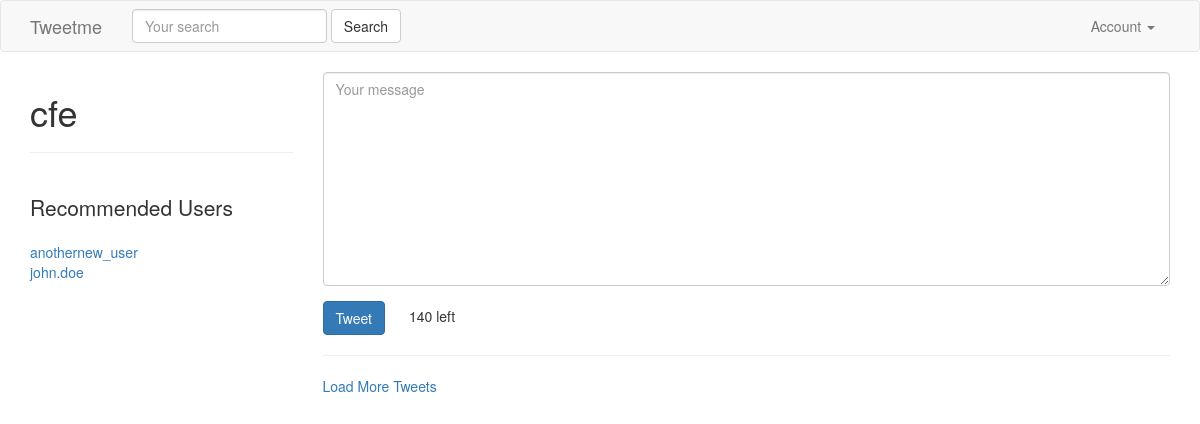
Page / (signed in) on the earlier database version.
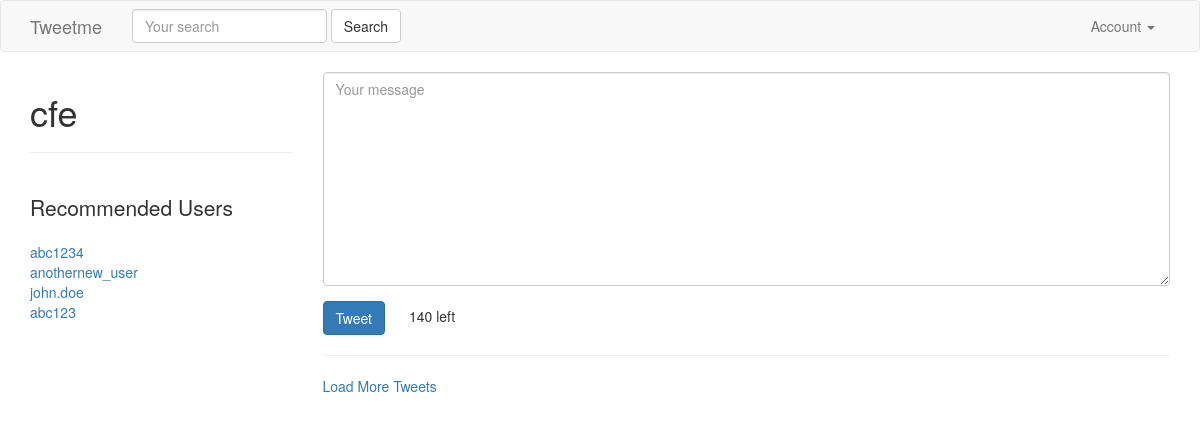
Same page on the later database version.
### accounts/models.py (models this page shows, shortened)
class UserProfile(models.Model):
    user        = models.OneToOneField(settings.AUTH_USER_MODEL, related_name='profile') # user.profile
    following   = models.ManyToManyField(settings.AUTH_USER_MODEL, blank=True, related_name='followed_by')
    objects = UserProfileManager() # UserProfile.objects.all()
    def get_following(self):
        users  = self.following.all() # User.objects.all().exclude(username=self.user.username)
        return users.exclude(username=self.user.username)
    def get_absolute_url(self):
        return reverse_lazy("profiles:detail", kwargs={"username":self.user.username})

### tweets/views.py (the view)
# urls.py: url(r'^$', TweetListView.as_view(), name='home'), #/
class TweetListView(LoginRequiredMixin, ListView):
    def get_queryset(self, *args, **kwargs):
        qs = Tweet.objects.all()
        query = self.request.GET.get("q", None)
        if query is not None:
            qs = qs.filter(
                    Q(content__icontains=query) |
                    Q(user__username__icontains=query)
                    )
        return qs
    def get_context_data(self, *args, **kwargs):
        context = super(TweetListView, self).get_context_data(*args, **kwargs)
        context['create_form'] = TweetModelForm()
        context['create_url'] = reverse_lazy("tweet:create")
        return context

### tweets/forms.py (shortened to what this page needs)
class TweetModelForm(forms.ModelForm):
    content = forms.CharField(label='',
                widget=forms.Textarea(
                        attrs={'placeholder': "Your message",
                            "class": "form-control"}
                    ))
    class Meta:
        model = Tweet
        fields = [
            "content"
        ]

### accounts/models.py (called while the page is built)
    def recommended(self, user, limit_to=10):
        print(user)
        profile = user.profile
        following = profile.following.all()
        following = profile.get_following()
        qs = self.get_queryset().exclude(user__in=following).exclude(id=profile.id).order_by("?")[:limit_to]
        return qs

### accounts/templatetags/recommended.py (called while the page is built)
@register.inclusion_tag("accounts/snippets/recommend.html")
def recommended(user):
    if isinstance(user, User):
        qs = UserProfile.objects.recommended(user)
        return {"recommended": qs}

### tweets/templates/tweets/tweet_list.html (shortened to what this page needs)
{% extends "base.html" %}
{% load recommended %}
{% block content %}
    <div class='row'>
        <div class='col-sm-3 col-xs-12'>
        <h1>{{ request.user }}</h1>
        <hr/>
         <br/>
        <p class='lead'>Recommended Users</p>
        {% recommended request.user %}
        </div>
        <div class='col-sm-9 '>
             {% if not request.GET.q %}
                <div class=''>
                    {% include "tweets/form.html" with form=create_form action_url=create_url btn_title='Tweet' form_class='tweet-form' %}
                </div>
                <hr/>
            {% endif %}
          <a href='#' id='loadmore'>Load More Tweets</a>
        </div>
    </div>
{% endblock content %}

### templates/base.html (shortened to what this page needs)
{% load static %}
<html lang="en">
  <head>
    <link href="{% static 'css/bootstrap.min.css' %}" rel="stylesheet">
  </head>
  <body>
    {% include "navbar.html" %}
    <div class='container'>
      {% block content %}
      {% endblock content %}
    </div>
  </body>
</html>

### templates/navbar.html (shortened to what this page needs)
<nav class="navbar navbar-default">
  <div class="container">
    <div class="navbar-header">
      <a class="navbar-brand" href="{% url 'home' %}">Tweetme</a>
    </div>
    {% include "tweets/search_form.html" %}
    <div class="collapse navbar-collapse" id="bs-example-navbar-collapse-1">
      {% if request.user.is_authenticated %}
      <ul class="nav navbar-nav navbar-right">
        <li class="dropdown">
          <a href="#" class="dropdown-toggle" data-toggle="dropdown" role="button" aria-haspopup="true" aria-expanded="false">Account <span class="caret"></span></a>
        </li>
      </ul>
      {% else %}
      <ul class="nav navbar-nav navbar-right">
        <li><a href="{% url 'login' %}">Login</a></li>
         <li><a href="{% url 'register' %}">Register</a></li>
      </ul>
      {% endif %}
    </div>
  </div>
</nav>

### tweets/templates/tweets/search_form.html
 <form id='navbar-search-form' class="navbar-form navbar-left" method='GET' action='{% url "search" %}'>
        <div class="form-group">
            <input class="form-control" type='text' name='q' placeholder='Your search' value='{{ request.GET.q }}'/>
            </div>
        <input class="btn btn-default" type='submit' value='Search'/>
</form>

### accounts/templates/accounts/snippets/recommend.html
{% for profile in recommended %}
<a href='/{{ profile.user.username }}'>{{ profile.user.username }}</a><br/>
{% empty %}
<p class='lead'>Not followed by any users</p>
{% endfor %}

### tweets/templates/tweets/form.html (shortened to what this page needs)
{% load crispy_forms_tags %}
<form class='form {% if form_class %}{{ form_class }}{% endif %}' method='POST' action="{% if action_url %}{{ action_url }}{% endif %}">
    {{ form|crispy }}
    <input class='btn btn-primary' type="submit" value="{{ btn_title }}" />
</form>

Differences in the rows shown:
added UserProfile: user.username "abc1234"
added UserProfile: user.username "abc123"
